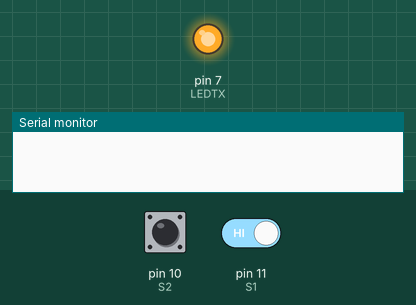
Bench run of a sketch on a simulated Arduino Uno, built with avr-gcc and run on an emulated ATmega328P. Shown: output pins drawn as LEDs (lit = HIGH), the last lines printed to the serial monitor. Inputs (shaded band) come from the test bench; at power-on: pin 11 (S1) HIGH, pin 10 (S2) HIGH. No radio packets arrive unless stated.

Above: at 0.01 s.
At 1.2 s:
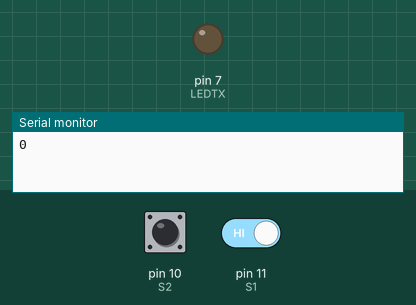
1.3 s: pin 11 (S1) driven LOW
At 2.8 s:
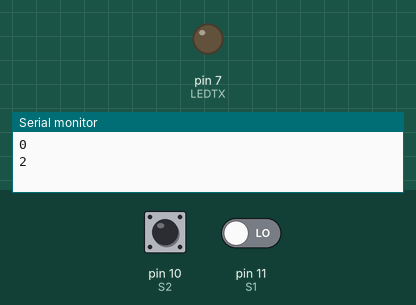
Timing chart, 0 to 4.3 s (numbered marks = the images above; inputs shaded):
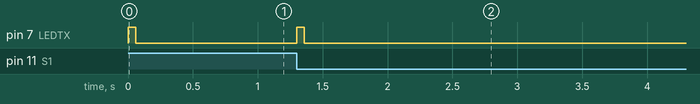

Measured:
- after the input at 1.3 s, pin 7 (LEDTX): LOW → HIGH at once, → LOW 0.06 s later

The sketch:

Prototipo_Beta_RF_TX_12-04-17.ino
```cpp
// inclui biblioteca para RF
#include <VirtualWire.h>

// define pinos dos sensores e do emissor
#define S1    11
#define S2    10
#define LEDTX 7
#define TX    8

// define variaveis de trabalho
int s0;
int s1;
char msg[4];
int dado = -1;
int dado_temp;

void setup() {

  // debug
  Serial.begin(9600);

  // inicia emissor
  vw_set_tx_pin(TX);
  vw_setup(2000);

  pinMode(LEDTX, OUTPUT);
  pinMode(S1, INPUT);
  pinMode(S2, INPUT);
}

void loop() {

  // armazena o dado anterior
  // evita o emissor mandar dados repetitivamente a cada loop
  dado_temp = dado;

  // obtem dados do sensor
  s0 = digitalRead(S1);
  s1 = digitalRead(S2);

  // condicoes de acordo com a instalacao dos sensores
  if(s0 == LOW && s1 == LOW)
    dado = 1;
  else if(s0 == LOW && s1 == HIGH)
    dado = 2;
  else
    dado = 0;

  // envia dado ao receptor quando há alteração de estado
  if(dado != dado_temp)
  {
    itoa(dado, msg, 10);
    digitalWrite(LEDTX, HIGH);
    vw_send((uint8_t*)msg, strlen(msg));
    vw_wait_tx();
    digitalWrite(LEDTX, LOW);

    // debug
    Serial.println(msg);
  }
}
```
